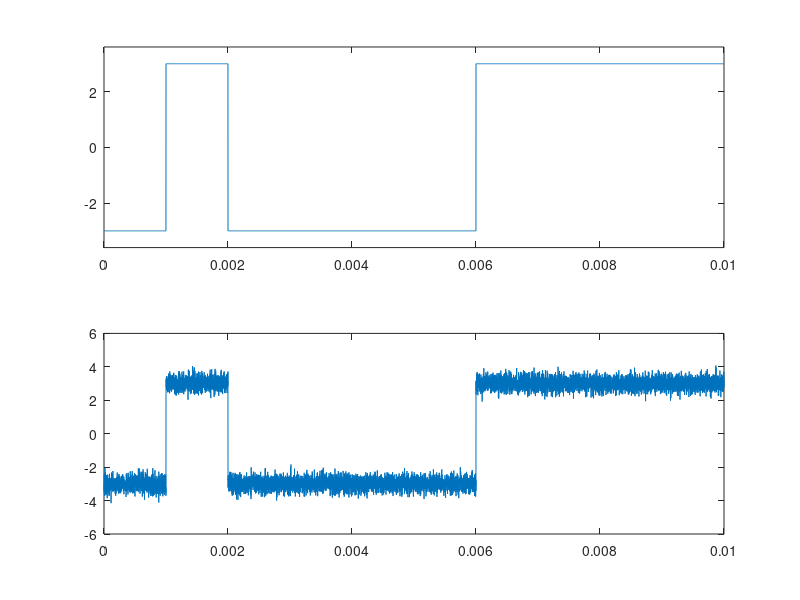

The MATLAB script that drew this image:
clear all
close all
clc

M = 2; % numero de simbolos da transmissao 
N = 1000; % fator de superamostragem
A = 3; % amplitude pulso
var_n = 0.1; % variancia
Rb = 1000; % taxa de bits por segundo
passo_t = 1/(N*Rb);
filtro_nrz = ones(1, N); % filtro NRZ

info = randi([0 M-1], 1, 10);
% super amostragem usada pra simular o sinal transmitido (continuo)
info_up = upsample(info, N); 
tx = filter(filtro_nrz, 1, info_up)*(2*A)-A; % *(2*A)-A pra ficar entre -A e +A
t = [0:passo_t:(length(info)/Rb) - passo_t];

% no ruido, multiplicar pelo desvio padrao muda a variancia
ruido = sqrt(var_n)*randn(1, length(tx)); % ruido para cada amostra
rx = tx + ruido;

figure(1)
subplot(211)
plot(t, tx)
ylim([-1.2*A 1.2*A])
subplot(212)
plot(t, rx)
